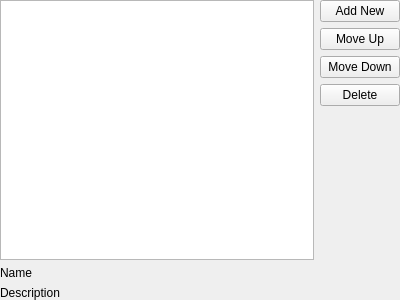
<?xml version="1.0" encoding="UTF-8"?>
<ui version="4.0">
 <class>ScriptEditorPageScriptTraits</class>
 <widget class="QWidget" name="ScriptEditorPageScriptTraits">
  <property name="geometry">
   <rect>
    <x>0</x>
    <y>0</y>
    <width>400</width>
    <height>300</height>
   </rect>
  </property>
  <property name="windowTitle">
   <string>Form</string>
  </property>
  <layout class="QVBoxLayout" name="verticalLayout_2">
   <property name="leftMargin">
    <number>0</number>
   </property>
   <property name="topMargin">
    <number>0</number>
   </property>
   <property name="rightMargin">
    <number>0</number>
   </property>
   <property name="bottomMargin">
    <number>0</number>
   </property>
   <item>
    <layout class="QHBoxLayout" name="horizontalLayout">
     <item>
      <widget class="QListWidget" name="list"/>
     </item>
     <item>
      <layout class="QVBoxLayout" name="verticalLayout">
       <item>
        <widget class="QPushButton" name="buttonNew">
         <property name="text">
          <string>Add New</string>
         </property>
        </widget>
       </item>
       <item>
        <widget class="QPushButton" name="buttonMoveUp">
         <property name="text">
          <string>Move Up</string>
         </property>
        </widget>
       </item>
       <item>
        <widget class="QPushButton" name="buttonMoveDown">
         <property name="text">
          <string>Move Down</string>
         </property>
        </widget>
       </item>
       <item>
        <widget class="QPushButton" name="buttonDelete">
         <property name="text">
          <string>Delete</string>
         </property>
        </widget>
       </item>
       <item>
        <spacer name="verticalSpacer">
         <property name="orientation">
          <enum>Qt::Vertical</enum>
         </property>
         <property name="sizeHint" stdset="0">
          <size>
           <width>20</width>
           <height>40</height>
          </size>
         </property>
        </spacer>
       </item>
      </layout>
     </item>
    </layout>
   </item>
   <item>
    <layout class="QGridLayout" name="gridLayout">
     <item row="1" column="0">
      <widget class="QLabel" name="label_2">
       <property name="text">
        <string>Description</string>
       </property>
       <property name="buddy">
        <cstring>desc</cstring>
       </property>
      </widget>
     </item>
     <item row="0" column="0">
      <widget class="QLabel" name="label">
       <property name="text">
        <string>Name</string>
       </property>
       <property name="buddy">
        <cstring>name</cstring>
       </property>
      </widget>
     </item>
     <item row="0" column="1">
      <widget class="ReachStringPicker" name="name" native="true"/>
     </item>
     <item row="1" column="1">
      <widget class="ReachStringPicker" name="desc" native="true"/>
     </item>
    </layout>
   </item>
  </layout>
 </widget>
 <customwidgets>
  <customwidget>
   <class>ReachStringPicker</class>
   <extends>QWidget</extends>
   <header>../widgets/string_picker.h</header>
   <container>1</container>
  </customwidget>
 </customwidgets>
 <resources/>
 <connections/>
</ui>
